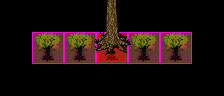

Rendered tile map (Tiled .tmx) drawn with the repository's tilesets; below, a short description and the map source with its tile grids summarised:
An orthogonal 7x3 tile map with 32x32 px tiles, 8 tile layers (RuleRegions, ruleSet, ruleNotSet, ruleNotSet, ...), 6 hidden layers not drawn, 4 tilesets.

<map version="1.0" orientation="orthogonal" width="7" height="3" tilewidth="32" tileheight="32">
 <tileset firstgid="1" name="Collision" tilewidth="32" tileheight="32">
  <image source="../../graphics/tiles/collision.png" width="64" height="32" />
 </tileset>
 <tileset firstgid="3" name="set_rules" tilewidth="32" tileheight="32">
  <image source="../../graphics/tiles/set_rules.png" width="64" height="64" />
 </tileset>
 <tileset firstgid="7" name="set_hlw" tilewidth="32" tileheight="32">
  <image source="../../graphics/tiles/set_hlw.png" width="256" height="128" />
 </tileset>
 <tileset firstgid="39" name="arvores_x5" tilewidth="32" tileheight="160">
  <image source="../../graphics/tiles/hlw_arvores_x5.png" width="480" height="480" />
 </tileset>
 <layer name="RuleRegions" width="7" height="3">
  <data>[21 cells, 5 non-empty, 1 distinct tile ids]</data>
 </layer>
 <layer name="ruleSet" width="7" height="3">
  <data>[21 cells, 1 non-empty, 1 distinct tile ids]</data>
 </layer>
 <layer name="ruleNotSet" width="7" height="3" opacity="0.51">
  <data>[21 cells, 4 non-empty, 1 distinct tile ids]</data>
 </layer>
 <layer name="ruleNotSet" width="7" height="3" opacity="0.51">
  <data>[21 cells, 4 non-empty, 1 distinct tile ids]</data>
 </layer>
 <layer name="ruleNotSet" width="7" height="3" opacity="0.51">
  <data>[21 cells, 4 non-empty, 1 distinct tile ids]</data>
 </layer>
 <layer name="ruleNotSet" width="7" height="3" opacity="0.51">
  <data>[21 cells, 4 non-empty, 1 distinct tile ids]</data>
 </layer>
 <layer name="rule1_Collision" width="7" height="3">
  <data>[21 cells, 3 non-empty, 2 distinct tile ids]</data>
 </layer>
 <layer name="rule2_Collision" width="7" height="3" visible="0">
  <data>[21 cells, 3 non-empty, 2 distinct tile ids]</data>
 </layer>
 <layer name="rule3_Collision" width="7" height="3" visible="0">
  <data>[21 cells, 3 non-empty, 2 distinct tile ids]</data>
 </layer>
 <layer name="rule4_Collision" width="7" height="3" visible="0">
  <data>[21 cells, 3 non-empty, 2 distinct tile ids]</data>
 </layer>
 <layer name="rule1_Fringe" width="7" height="3">
  <data>[21 cells, 3 non-empty, 3 distinct tile ids]</data>
 </layer>
 <layer name="rule2_Fringe" width="7" height="3" visible="0">
  <data>[21 cells, 3 non-empty, 3 distinct tile ids]</data>
 </layer>
 <layer name="rule3_Fringe" width="7" height="3" visible="0">
  <data>[21 cells, 3 non-empty, 3 distinct tile ids]</data>
 </layer>
 <layer name="rule4_Fringe" width="7" height="3" visible="0">
  <data>[21 cells, 3 non-empty, 3 distinct tile ids]</data>
 </layer>
</map>
